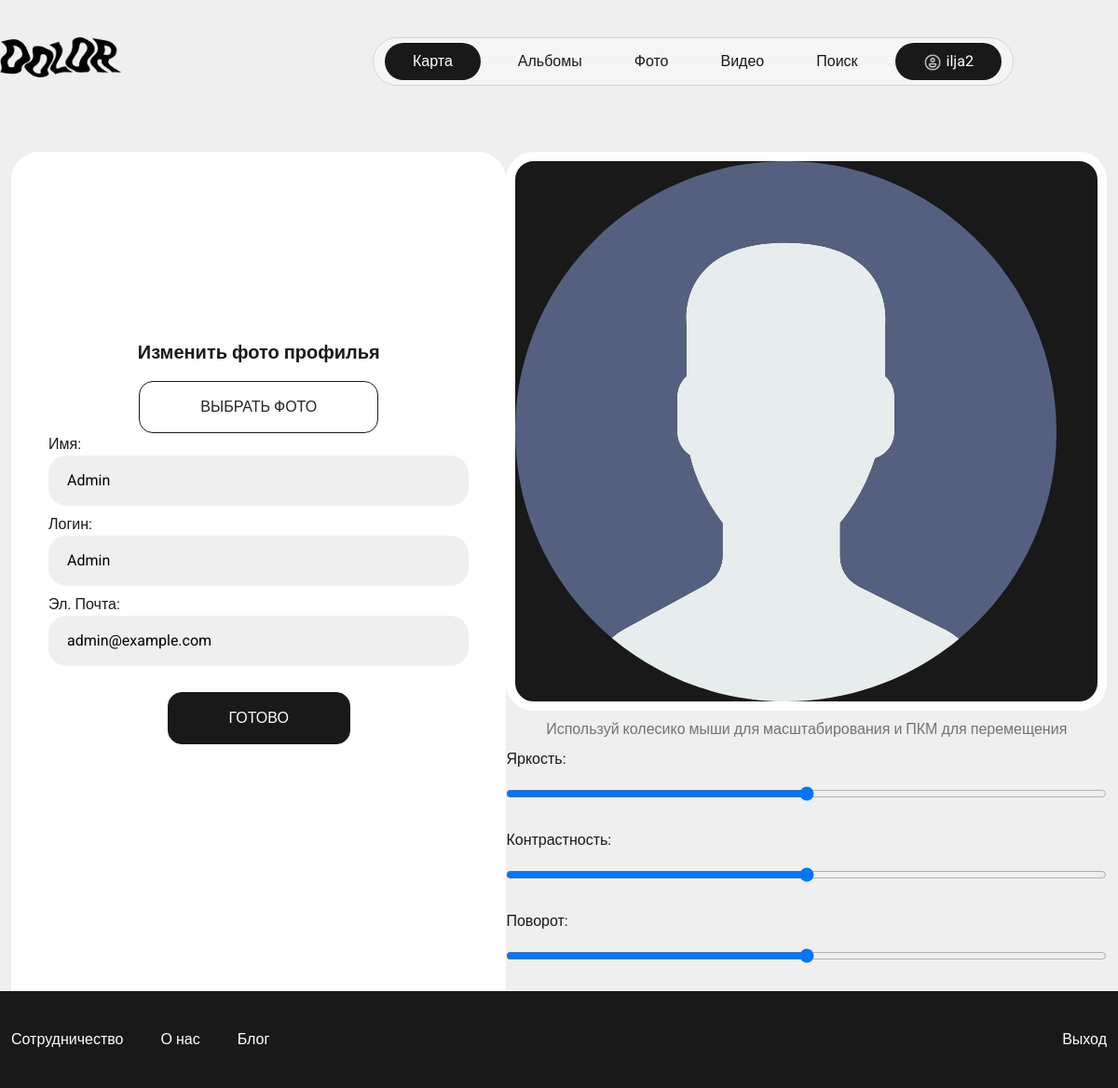
The app's page /edit_profile/1/ (signed in) with its own data.
### project/apps/base/models.py (models this page shows)
class User(AbstractUser):
    username = models.CharField(max_length=256, null=True)
    email = models.EmailField(unique=True, null=True)
    login = models.CharField(max_length=256, null=True)
    avatar = models.ImageField(null=True, blank=True, upload_to='avatars', default="avatar.svg")
    avatar_brightness = models.CharField(max_length=256, null=True, blank=True)
    avatar_contrast = models.CharField(max_length=256, null=True, blank=True)
    avatar_rotation = models.CharField(max_length=256, null=True, blank=True)
    created = models.DateTimeField(auto_now_add=True)
    updated = models.DateTimeField(auto_now=True)
    USERNAME_FIELD = 'email'
    REQUIRED_FIELDS = ['username']
    class Meta:
        ordering = ['-id', '-updated']
        verbose_name = 'User'
        verbose_name_plural = 'Users'
    def __str__(self):
        return self.username or self.email

### project/apps/base/views.py (the view, shortened to what this page needs)
# urls.py: path('edit_profile/<str:pk>/', views.edit_profile, name='edit_profile'),
@login_required(login_url='login')
def edit_profile(request, pk):
    user = models.User.objects.get(id=pk)
    form = forms.UserEditForm(request.POST or None, request.FILES or None, instance=user)
    context = {'user': user, 'form': form}
    return render(request, 'base/components/edit_profile.htm', context)

### project/apps/base/forms.py
class UserEditForm(ModelForm):
    class Meta:
        model = models.User
        fields = ['username', 'email', 'login', 'avatar']
        widgets = {
            'avatar': forms.FileInput(attrs={'accept': 'image/*,.png,.jpg', 'id': 'id_photo'}),
        }

### project/apps/base/templates/base/components/edit_profile.htm (shortened to what this page needs)
{% extends 'index.htm' %}
{% load static %}
{% block content %}
    <div class="content">
        <div class="container add_review_block">
            <div class="add_photo_background_block">
                <div class="inner_add_photo_background_block">
                    <p class="heading_txt">Изменить фото профилья</p>
                    <form method="POST" enctype="multipart/form-data">
                        <label class="input-file">
                            <span class="btn">Выбрать фото</span>
                        </label>
                        <p class="label">Имя:</p>
                        {{ form.username }}
                        <p class="label">Логин:</p>
                        {{ form.login }}
                        <p class="label">Эл. Почта:</p>
                        {{ form.email }}
                        <input class="btn upload_button" type="submit" value="Готово">
                    </form>
                </div>
            </div>
            <div class="edit_review_photo_block">
                <div class="photo_review_block" id="photo_review_block_img">
                    <img alt="" src="{{ request.user.avatar.url }}" style="filter: brightness({{ request.user.avatar_brightness }}) contrast({{ request.user.avatar_contrast}});"/>
                </div>
                <p class="grey_txt about_profile my-2">Используй колесико мыши для масштабирования и ПКМ для перемещения</p>
                <div class="editor_block">
                    <p>Яркость:</p>
                    <input type="range" name="brightness" id="brightness-range" class="range" value="{{ request.user.avatar_brightness }}" max="2.0" min="0.0" step="0.005">
                    <p>Контрастность:</p>
                    <input type="range" name="contrast" id="contrast-range" class="range" value="{{ request.user.avatar_contrast }}" max="2.0" min="0.0" step="0.005">
                    <p>Поворот:</p>
                    <input type="range" name="rotation" id="rotation-range" class="range" value="{{ request.user.avatar_rotation }}" max="360" min="0" step="1">
                </div>
            </div>
        </div>
    </div>
{% endblock %}

### project/templates/header.htm
{% load static %}
    <div class="header">
        <div class="container">
            <div class="row header_block">
                <div class="col-4">
                    <div class="logo">
                        <a href="{% url 'main' %}">
                            <img class="logo_img" src="{% static 'assets/img/logo.png' %}">
                        </a>
                    </div>
                </div>
                <div class="col-4">
                    <div class="navigation">
                        <ul class="nav justify-content-center">
                            {% if request.user.is_authenticated %}
                                <li class="nav-item ">
                                    <a class="nav-link login_header_nav" href="{% url 'map' request.user.id %}">Карта</a>
                                </li>
                            {% endif %}
                            <li class="nav-item">
                                <a class="nav-link" href="{% url 'albums' %}">Альбомы</a>
                            </li>
                            <li class="nav-item">
                                <a class="nav-link" href="{% url 'photos' %}">Фото</a>
                            </li>
                            <li class="nav-item">
                                <a class="nav-link" href="{% url 'videos' %}">Видео</a>
                            </li>
                            <li class="nav-item">
                                <a class="nav-link" href="{% url 'search' %}">Поиск</a>
                            </li>
                            <li class="nav-item ">
                                {% if request.user.is_authenticated %}
                                    <a class="nav-link login_header_nav" href="{% url 'profile' %}"><img style="width:20px;margin-right:5px" src="{% static 'assets/img/user.png' %}">{{ request.user }}</a>
                                {% else %}
                                    <a class="nav-link login_header_nav" href="{% url 'login' %}">Вход</a>
                                {% endif %}
                            </li>
                        </ul>
                    </div>
                </div>
            </div>
        </div>
    </div>

### project/static/assets/css/main.css (style rules this page uses)
html,body { font-family: 'Roboto', sans-serif; color: #191919; height:100%; background-color:#EFEFEF; font-weight:400; }
ul { list-style-type: none; }
a { text-decoration: none; color:#191919 !important; }
.heading_txt { font-size: 20px; font-weight: 700; }
.grey_txt { color:#737373; }
.header { margin-top:40px; }
.container { max-width:1430px; }
.header_block .col-4 { padding-left:0; }
.logo img { width:130px; }
.navigation { z-index:9999; backdrop-filter: blur(8px); position: fixed; border-color: rgba(213, 213, 213, 1); border-style: solid; flex-shrink: 0; border-width: 1px; border-radius: 30px; background-color: rgba(255, 255, 255, 0.4); }
.navigation .nav-item { padding:5px 12px; }
.login_header_nav { background-color: #191919; color: white !important; border-radius: 100px; padding-left:30px; padding-right:30px; }
.content { flex: 1 1 auto; margin-top:80px; }
#login, #password, #id_password1, #id_password2, #id_username, #id_login, #id_email, #password_repeat, #id_tags, #id_description, #id_title, #id_album, #select_options, #id_region, #search { border-radius: 20px; border:none; background-color: #EFEFEF; width:100%; outline: none; padding:15px 20px; margin-bottom:8px; }
.label { text-align: left; margin-bottom:0; }
.btn { border: 1px #191919 solid; padding:15px 65px; text-transform:uppercase; border-radius:15px; margin-top:20px; }
.about_profile { text-align:center; width:100%; }
.add_review_block { display: flex; justify-content: space-between; align-items: stretch; align-content: stretch; height:100%; }
.add_photo_background_block { align-self: stretch; width:533px; padding-right: 40px; padding-left: 40px; background-color: white; border-radius: 30px 30px 0 0; text-align: center; }
.inner_add_photo_background_block { padding-top:200px; padding-bottom:200px; }
.input-file { position: relative; }
.input-file span { margin-top:0; position: relative; vertical-align: middle; text-align: center; box-sizing: border-box; }
.upload_button { background-color: #191919; color:white; margin-bottom:20px; }
.edit_review_photo_block { align-self: stretch; width: 55%; }
.photo_review_block { background-color: #191919; height:61%; border-radius: 30px; padding-top: 90%; position: relative; overflow:hidden; border: 10px solid white; }
.photo_review_block img { position: absolute; top: 0; height:100%; object-fit:cover; }
.range { width:100%; background: #ecf0f1; margin-bottom: 30px; }

### records on screen
User: user "ilja2", user.avatar (placeholder picture), brightness "1", contrast "1", rotation "180"
User: username "Admin", login "Admin", email "admin@example.com"
